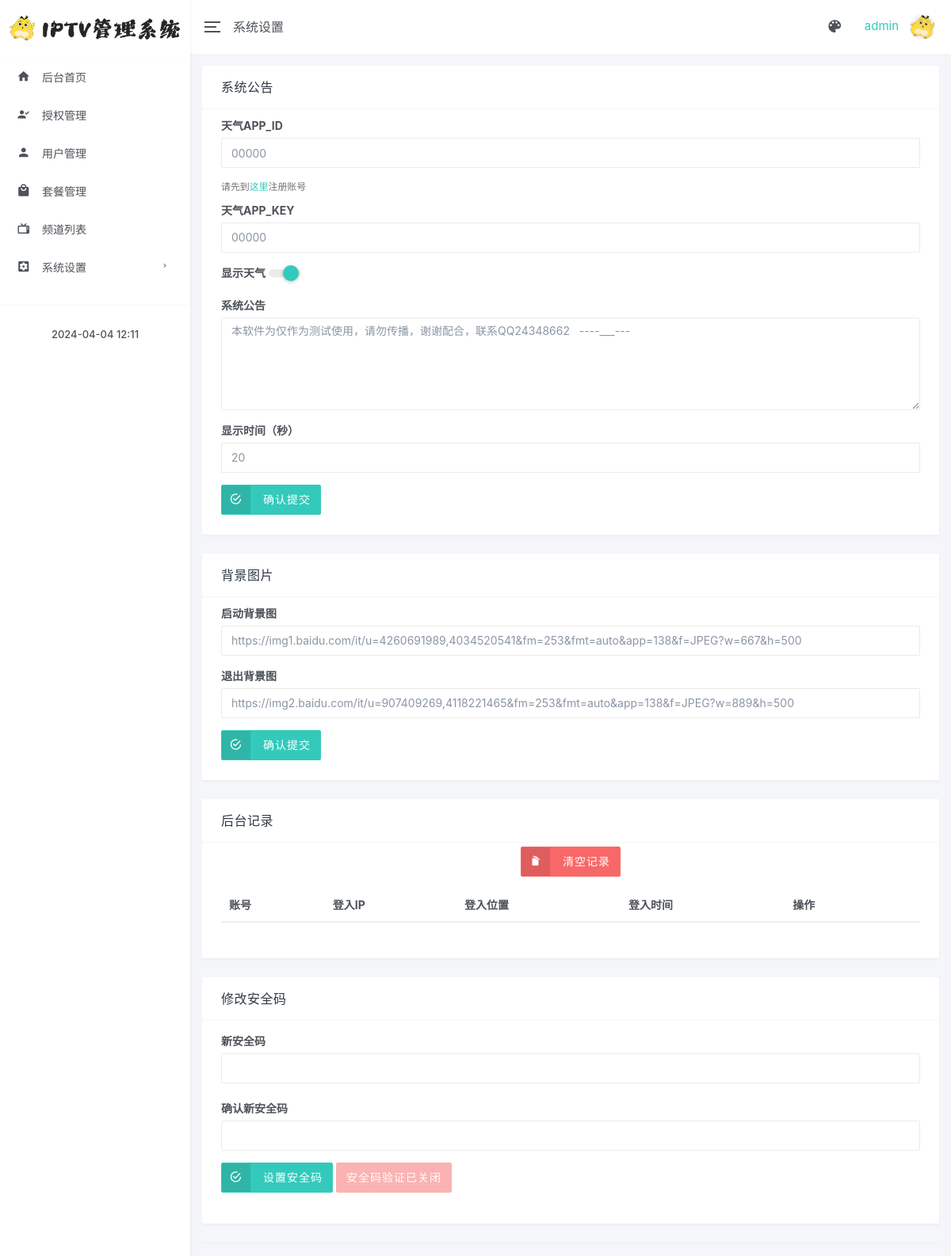
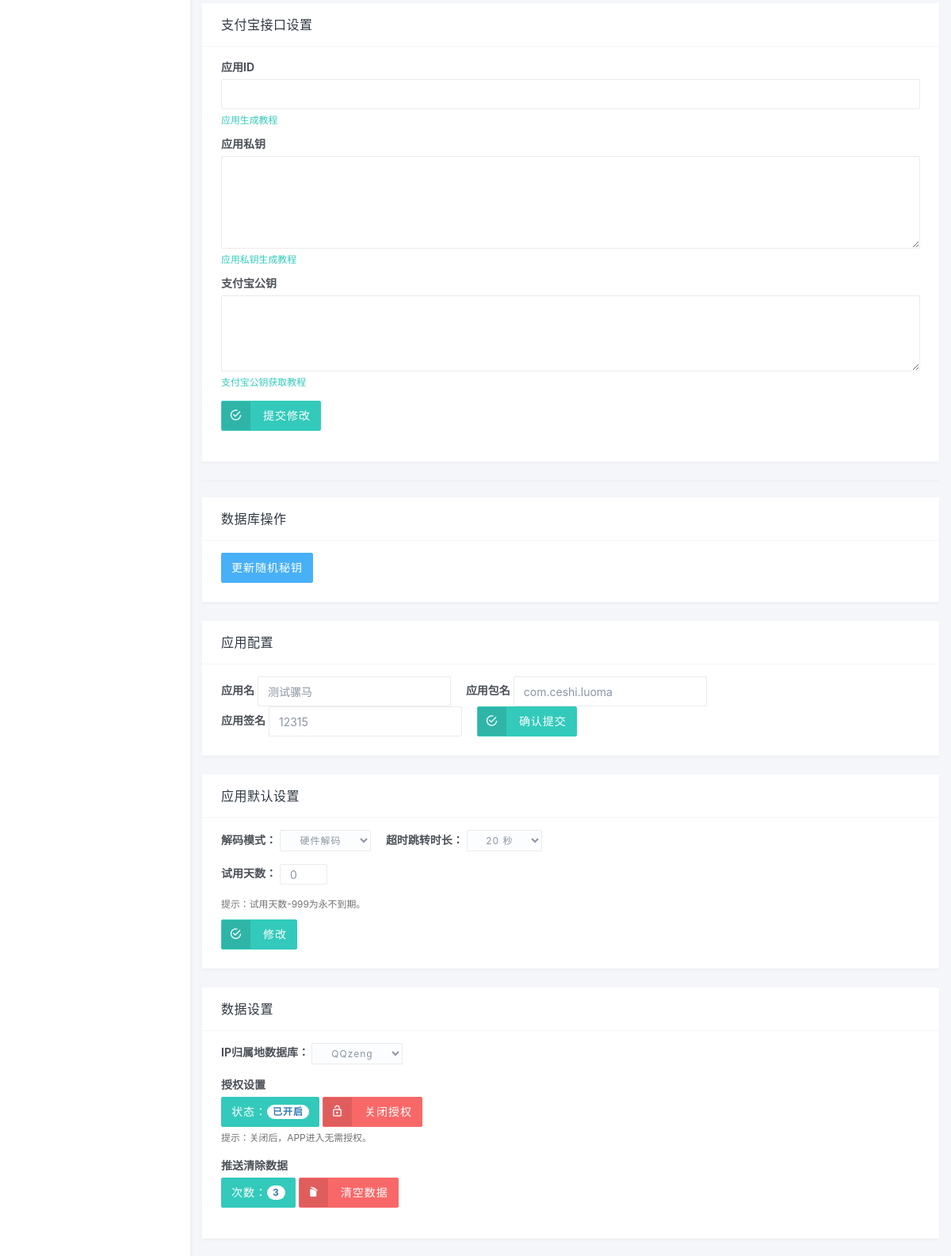
The page /houtai123/sysadmin.php (signed in, upper part) on the database its author committed (2 pictures, top to bottom).
### tables this page shows
CREATE TABLE `itv_config` (
  `id` int NOT NULL,
  `name` varchar(32) NOT NULL,
  `value` text
);

### config.php (called while the page is built, shortened)
<?php
class Config {
    private static $conn = false;
    private $host;
    private $user;
    private $pass;
    private $database;
    private $charset;
    private $link;
    private function __construct() {
        $this->host = 'localhost';
        $this->user = 'root';
        $this->pass = 'root';
        $this->database = 'root';
        $this->charset = 'utf8mb4';
    }
    private function db_connect() {
        $this->link = mysqli_connect($this->host, $this->user, $this->pass, $this->database);
    }
    private function db_charset() {
        mysqli_query($this->link, "set names {$this->charset}");
    }
    public static function GetIntance() {
        if (self::$conn == false) {
            self::$conn = new self;
        }
        return self::$conn;
    }
    public function mQuery($func) {
        if ($result = mysqli_query($this->link, $func)) {
            return $result;
        } else {
            return false;
        }
    }
    public function mGet($table, $value, $func = "where 1") {
        if ($result = $this->mQuery("SELECT $value FROM $table $func")) {
            $row = mysqli_fetch_array($result);
            return $row[0];
        } else {
            return false;
            exit("<script>$.alert('mGet数据库有错误！$value,$table,$func');</script>");
        }
    }
}
?>

### apps/usercheck.php (called while the page is built, shortened)
<?php
$db = Config::getIntance();
?>

### apps/sysadminController.php (called while the page is built, shortened)
<?php
$adtext = $db->mGet("itv_config", "value", "where name='adtext'");
$setver = $db->mGet("itv_config", "value", "where name='setver'");
$showtime = $db->mGet("itv_config", "value", "where name='showtime'");
$needauthor = $db->mGet("itv_config", "value", "where name='needauthor'");
$decoder = $db->mGet("itv_config", "value", "where name='decoder'");
$buffTimeOut = $db->mGet("itv_config", "value", "where name='buffTimeOut'");
$trialdays = $db->mGet("itv_config", "value", "where name='trialdays'");
$weaapi_id = $db->mGet("itv_config", "value", "where name='weaapi_id'");
$weaapi_key = $db->mGet("itv_config", "value", "where name='weaapi_key'");
$app_sign = $db->mGet("itv_config", "value", "where name='app_sign'");
$app_appname = $db->mGet("itv_config", "value", "where name='app_appname'");
$app_packagename = $db->mGet("itv_config", "value", "where name='app_packagename'");
$ipchk = $db->mGet("itv_config", "value", "where name='ipchk'");
$imgstart = $db->mGet("itv_config", "value", "where name='imgstart'");
$imgend = $db->mGet("itv_config", "value", "where name='imgend'");
?>

### houtai123/sysadmin/appset.view.php (the view, shortened to what this page needs)
<div class="row">
	<div class="col-lg-12">
		<div class="card">
			<div class="card-header"><h4>应用配置</h4></div>
			<div class="card-body">
				<form class="form-inline" method="post" id="weaform" >
					<div class="form-group" style="margin-right: 15px;">
						<label>应用名</label>
						<input class="form-control" type="text" name="app_appname" value="<?php echo $app_appname; ?>" placeholder="应用名" >
					</div>
					<div class="form-group" style="margin-right: 15px;">
						<label>应用包名</label>
						<input class="form-control" type="text" name="app_packagename" value="<?php echo $app_packagename; ?>" placeholder="应用包名" >
					</div>
					<div class="form-group" style="margin-right: 15px;">
						<label>应用签名</label>
						<input class="form-control" type="text" name="app_sign" value="<?php echo $app_sign; ?>" placeholder="应用签名" >
					</div>
					<div class="form-group">
						<button class="btn btn-label btn-primary" type="submit" name="submitappinfo"><label><i class="mdi mdi-checkbox-marked-circle-outline"></i></label>确认提交</button>
					</div>
				</form>
			</div>
		</div>
		<div class="card">
			<div class="card-header"><h4>应用默认设置</h4></div>
			<div class="card-body">
				<form method="post" id="appsetform">
					<div class="form-inline">
						<div class="form-group" style="margin-right: 15px;">
							<label>解码模式：</label>
							<select name="decodersel" onchange="submitappset()" class="btn btn-sm btn-default dropdown-toggle" style="width: 115px;">
								<?php
								switch ($decoder) {
									case '1':
	    								$decoderselected1 = "selected";
										break;
								}
								?>
								<option value='1' <?php echo $decoderselected1;?> >硬件解码</option>
							</select>
						</div>
						<div class="form-group" style="margin-right: 15px;">
							<label>超时跳转时长：</label>
							<select name="buffTimeOut" onchange="submitappset()" class="btn btn-sm btn-default dropdown-toggle" style="width: 95px;">
								<?php
								switch ($buffTimeOut) {
									case 20:
	    								$buffTimeOutselected20 = "selected";
										break;
								}
								?>
								<option value='20' <?php echo $buffTimeOutselected20;?> >20 秒</option>
							</select>
						</div>
					</div>
					<div class="form-group form-inline" style="margin-top: 15px;">
						<label>试用天数：</label>
						<input class="form-control" style="width: 60px;height: 26.5px;" type="text" name="trialdays" value="<?php echo $trialdays ?>" size="3">
					</div>
					<small class="help-block">提示：试用天数-999为永不到期。</small>
					<button class="btn btn-label btn-primary" type="submit" name="submittrialdays"><label><i class="mdi mdi-checkbox-marked-circle-outline"></i></label>修改</button>
				</form>
			</div>
		</div>
		<div class="card">
			<div class="card-header"><h4>数据设置</h4></div>
			<div class="card-body">
				<form class="form-inline" method="post" id="ipchkform">
					<div class="form-group">
						<label>IP归属地数据库：</label>
						<div class="input-group">
							<div class="input-group-btn">
								<select name="ipchk" onchange="submitipchk()" class="btn btn-sm btn-default dropdown-toggle" style="width: 115px;">
									<?php
									switch ($ipchk) {
										case 1:
			    							$ipchkselected1 = "selected";
											break;
									}
									?>
									<option value='1' <?php echo $ipchkselected1;?> >QQzeng</option>
								</select>
							</div>
						</div>
					</div>
				</form>
				<form method="post" style="margin-top: 15px;">
					<div class="form-group">
						<label class="btn-block">授权设置</label>
						<?php
						switch ($needauthor) {
							case 1:
    							echo '
								<button class="btn btn-primary" type="button">
									  状态：<span class="badge">已开启</span>
								</button>
								<button type="submit" name="submitauthor" class="btn btn-label btn-danger"><label><i class="mdi mdi-lock-open-outline"></i></label> 关闭授权</button>';
								break;
						}
						?>
						<small class="help-block">提示：关闭后，APP进入无需授权。</small>
					</div>
					<div class="form-group">
						<label class="btn-block">推送清除数据</label>
						<button class="btn btn-primary" type="button">
							  次数：<span class="badge"><?php echo $setver; ?></span>
						</button>
						<button type="submit" name="submitsetver" class="btn btn-label btn-danger"><label><i class="mdi mdi-delete-empty"></i></label> 清空数据</button>
					</div>
				</form>
			</div>
		</div>
	</div>
</div>

### houtai123/sysadmin/notice.view.php (shortened to what this page needs)
<div class="row">
	<div class="col-lg-12">
		<div class="card">
			<div class="card-header"><h4>系统公告</h4></div>
			<div class="tab-content">
				<div class="tab-pane active">
					<form method="post" id="weaform" >
						<div class="form-group">
							<label>天气APP_ID</label>
							<input class="form-control" type="text" name="weaapi_id" value="<?php echo $weaapi_id ?>" placeholder="天气APP_ID" >
						</div>
						<div class="form-group">
							<small class="help-block">请先到<a href="https://tianqiapi.com" target="_blank">这里</a>注册账号</small>
							<label>天气APP_KEY</label>
							<input class="form-control" type="text" name="weaapi_key" value="<?php echo $weaapi_key ?>" placeholder="天气APP_KEY" >
						</div>
						<div class="form-group">
							<label>显示天气</label>
							<label class="lyear-switch switch-primary">
								<span></span>
							</label>
						</div>
					</form>
					<form method="post">
                    	<div class="form-group">
							<label>系统公告</label>
                    		<textarea class="form-control" rows="5" name="adtext" placeholder="请输入公告内容" ><?php echo $adtext ?></textarea>
						</div>
						<div class="form-group">
							<label>显示时间（秒）</label>
							<input class="form-control" type="text" name="showtime" value="<?php echo $showtime;?>" >
						</div>
						<div class="form-group">
							<button class="btn btn-label btn-primary" type="submit" name="submit"><label><i class="mdi mdi-checkbox-marked-circle-outline"></i></label>确认提交</button>
						</div>
					</form>
				</div>
			</div>
		</div>
	</div>
</div>

### houtai123/sysadmin/bgpic.view.php
<div class="row">
	<div class="col-lg-12">
		<div class="card">
			<div class="card-header"><h4>背景图片</h4></div>
			<div class="tab-content">
				<div class="tab-pane active">
					<form method="post">
						<div class="form-group">
							<label>启动背景图</label>
							<input class="form-control" type="text" name="imgstart" value="<?php echo $imgstart;?>" >
						</div>
						<div class="form-group">
							<label>退出背景图</label>
							<input class="form-control" type="text" name="imgend" value="<?php echo $imgend;?>" >
						</div>
						<div class="form-group">
							<button class="btn btn-label btn-primary" type="submit" name="submit"><label><i class="mdi mdi-checkbox-marked-circle-outline"></i></label>确认提交</button>
						</div>
					</form>
				</div>
			</div>
		</div>
	</div>
</div>

### rows shown on the page
itv_config: weaapi_id "00000"
itv_config: weaapi_key "00000"
itv_config: adtext "本软件为仅作为测试使用，请勿传播，谢谢配合，联系QQ24348662 ----___---"
itv_config: showtime "20"
itv_config: imgstart "https://img1.baidu.com/it/u=4260691989,4034520541&fm=253&fmt=auto&app=138&f=JPEG?w=667&h=500"
itv_config: imgend "https://img2.baidu.com/it/u=907409269,4118221465&fm=253&fmt=auto&app=138&f=JPEG?w=889&h=500"
itv_config: app_appname "测试骡马"
itv_config: app_packagename "com.ceshi.luoma"
itv_config: app_sign "12315"
itv_config: trialdays "0"
itv_config: value "3"

### other values the page prints
$user "admin"
